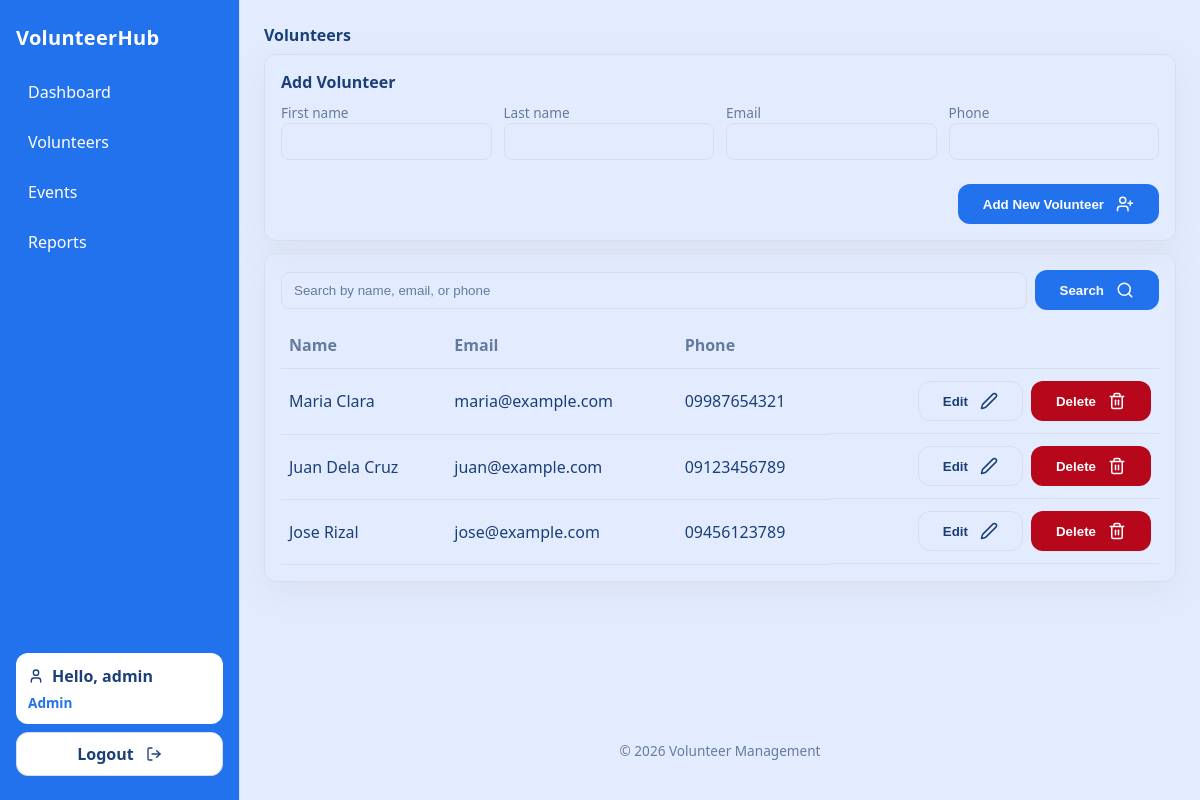
Screenshot of /src/pages/volunteers.php (signed in) with the database file from the repository.
### tables this page shows
CREATE TABLE volunteers (
    id INT AUTO_INCREMENT PRIMARY KEY,
    user_id INT NOT NULL UNIQUE,
    first_name VARCHAR(50) NOT NULL,
    last_name VARCHAR(50) NOT NULL,
    email VARCHAR(100) NOT NULL UNIQUE,
    phone VARCHAR(20),
    FOREIGN KEY (user_id) REFERENCES users(id) ON DELETE CASCADE
);

### src/classes/VolunteerManager.php (called while the page is built, shortened)
<?php
class VolunteerManager {
    private $db;
    private $table = "volunteers";
    public function __construct($db_connection) {
        $this->db = $db_connection;
    }
    public function getVolunteers() {
        $query = "SELECT * FROM " . $this->table . " ORDER BY last_name ASC";
        $stmt = $this->db->prepare($query);
        $stmt->execute();
        return $stmt->fetchAll();
    }
}

### src/pages/volunteers.php (the view, shortened to what this page needs)
<?php
require_once '../includes/header.php';
require_once '../classes/VolunteerManager.php';
$database = new Database();
$db = $database->getConnection();
$manager = new VolunteerManager($db);
$searchTerm = $_GET['search'] ?? '';
if (!empty($searchTerm)) {
    $list = $manager->searchVolunteers($searchTerm);
} else {
    $list = $manager->getVolunteers();
}
?>
<h1 class="h5">Volunteers</h1>
<div class="card" style="margin-top:8px;">
    <div class="h5">Add Volunteer</div>
    <form method="POST" action="volunteers.php" style="margin-top:8px;">
        <div class="form-grid cols-4">
            <div class="form-group">
                <label class="small">First name</label>
                <input name="first_name" class="input" required>
            </div>
            <div class="form-group">
                <label class="small">Last name</label>
                <input name="last_name" class="input" required>
            </div>
            <div class="form-group">
                <label class="small">Email</label>
                <input name="email" type="email" class="input">
            </div>
            <div class="form-group">
                <label class="small">Phone</label>
                <input name="phone" class="input">
            </div>
        </div>
        <div class="form-actions">
            <button class="btn" type="submit">Add New Volunteer<i data-lucide="user-plus" width="18" height="18"></i></button>
        </div>
    </form>
</div>
<div class="card" style="margin-top:12px;">
    <form method="GET" action="volunteers.php" class="search">
        <input type="text" name="search" class="input" placeholder="Search by name, email, or phone" value="<?php echo htmlspecialchars($searchTerm); ?>">
        <button class="btn" type="submit">Search<i data-lucide="search" width="18" height="18"></i></button>
    </form>
    <table class="table" style="margin-top:12px;">
        <thead>
            <tr><th>Name</th><th>Email</th><th>Phone</th><th></th></tr>
        </thead>
        <tbody>
        <?php if (!empty($list)): foreach ($list as $v): ?>
            <tr>
                <td><?php echo htmlspecialchars($v['first_name'] . ' ' . $v['last_name']); ?></td>
                <td><?php echo htmlspecialchars($v['email']); ?></td>
                <td><?php echo htmlspecialchars($v['phone']); ?></td>
                <td class="center">
                    <button
                        class="btn ghost"
                        type="button"
                        data-edit
                        data-id="<?php echo (int)$v['id']; ?>"
                        data-first-name="<?php echo htmlspecialchars($v['first_name'], ENT_QUOTES); ?>"
                        data-last-name="<?php echo htmlspecialchars($v['last_name'], ENT_QUOTES); ?>"
                        data-email="<?php echo htmlspecialchars($v['email'], ENT_QUOTES); ?>"
                        data-phone="<?php echo htmlspecialchars($v['phone'], ENT_QUOTES); ?>"
                    >Edit <i data-lucide="pen" width="18" height="18"></i></button>
                    <form method="POST" action="volunteers.php" style="display:inline-block;margin-left:8px;" onsubmit="return confirm('Delete this volunteer?');">
                        <button class="btn danger" type="submit">Delete<i data-lucide="trash" width="18" height="18"></i></button>
                    </form>
                </td>
            </tr>
        <?php endforeach; else: ?>
            <tr><td colspan="4" class="center muted">No volunteers found</td></tr>
        <?php endif; ?>
        </tbody>
    </table>
</div>
<?php require_once '../includes/footer.php'; ?>

### src/styles/theme.css (style rules this page uses)
:root { --color-bg: #e3ecff; --color-surface: #ffffff; --color-surface-2: #eff4ff; --color-text: #1b3f77; --color-muted: #657b9e; --color-border: #d8deeb; --color-accent: #2272ed; --color-accent-contrast: #fff; --color-danger: #b6071b; --color-danger-text: #e38b7c; --radius-sm: 8px; --radius-md: 12px; --radius-lg: 20px; --shadow-1: 0 10px 30px rgba(158, 157, 167, 0.137); }

### src/styles/shared.css (style rules this page uses)
* , *::before, *::after { box-sizing: border-box; }
html, body { height: 100%; overflow: hidden; }
body { margin: 0; font-family: 'Google Sans', system-ui, Arial, Helvetica, sans-serif; background: var(--color-bg); color: var(--color-text); }
.app-shell { display: flex; height: 100vh; overflow: hidden; }
.card { border: 1px solid var(--color-border); border-radius: var(--radius-md); padding: 16px; box-shadow: var(--shadow-1); }
.h5 { font-size: 1rem; margin: 0 0 8px 0; font-weight: 600; color: var(--color-text); }
.small { font-size: 0.85rem; color: var(--color-muted); }
.btn { display: inline-flex; align-items: center; justify-content: center; gap: 12px; padding: 10px 24px; border-radius: var(--radius-md); background: var(--color-accent); color: var(--color-accent-contrast); text-decoration: none; border: 1px solid transparent; cursor: pointer; font-weight: 700; }
.btn.ghost { background: transparent; color: var(--color-text); border-color: var(--color-border); }
.btn.danger { background: var(--color-danger); color: #ffffff; }
.input, input[type="text"], input[type="email"], input[type="password"], select, textarea { width: 100%; padding: 10px 12px; border: 1px solid var(--color-border); border-radius: var(--radius-sm); box-sizing: border-box; background: transparent; color: var(--color-text); }
input::placeholder, textarea::placeholder { color: var(--color-muted); }
.form-group { margin-bottom: 12px; }
.form-grid { display: grid; gap: 12px; }
.form-grid.cols-4 { grid-template-columns: repeat(4, minmax(0, 1fr)); }
.form-actions { display: flex; justify-content: flex-end; margin-top: 12px; }
.search { display: flex; gap: 8px; align-items: center; }
.table { width: 100%; border-collapse: collapse; }
.table th, .table td { text-align: left; padding: 12px 8px; border-bottom: 1px solid var(--color-border); }
.table th { color: var(--color-muted); font-weight: 600; }
.center { display: flex; justify-content: end; }

### rows the page displays
volunteers: first_name+last_name "Maria Clara", email "maria@example.com", phone "09987654321"
volunteers: first_name+last_name "Juan Dela Cruz", email "juan@example.com", phone "09123456789"
volunteers: first_name+last_name "Jose Rizal", email "jose@example.com", phone "09456123789"

### other values shown
$label "Dashboard"
$label "Volunteers"
$label "Events"
$label "Reports"
$_SESSION['username'] "admin"
$_SESSION['role'] "Admin"
